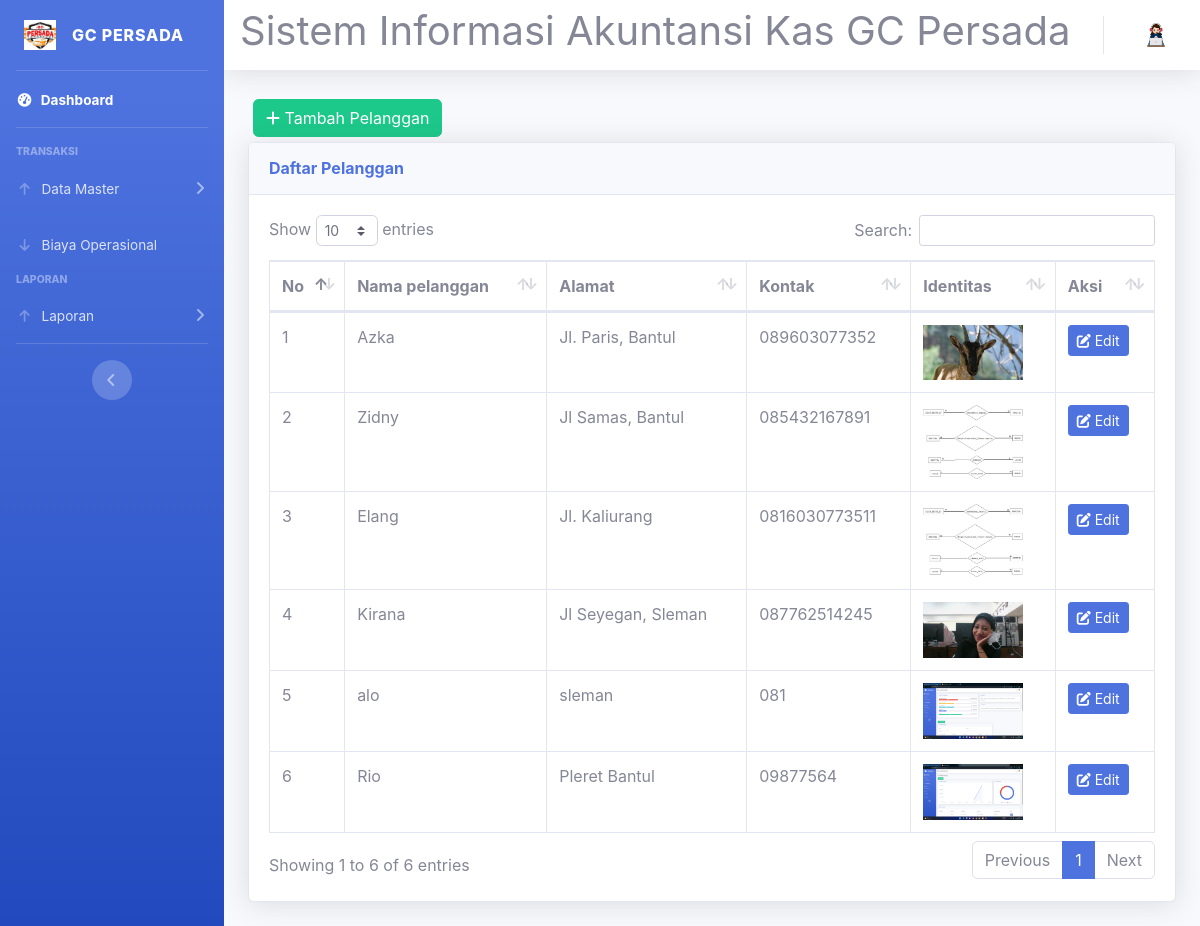
The page /pelanggan.php on the database as committed earlier.
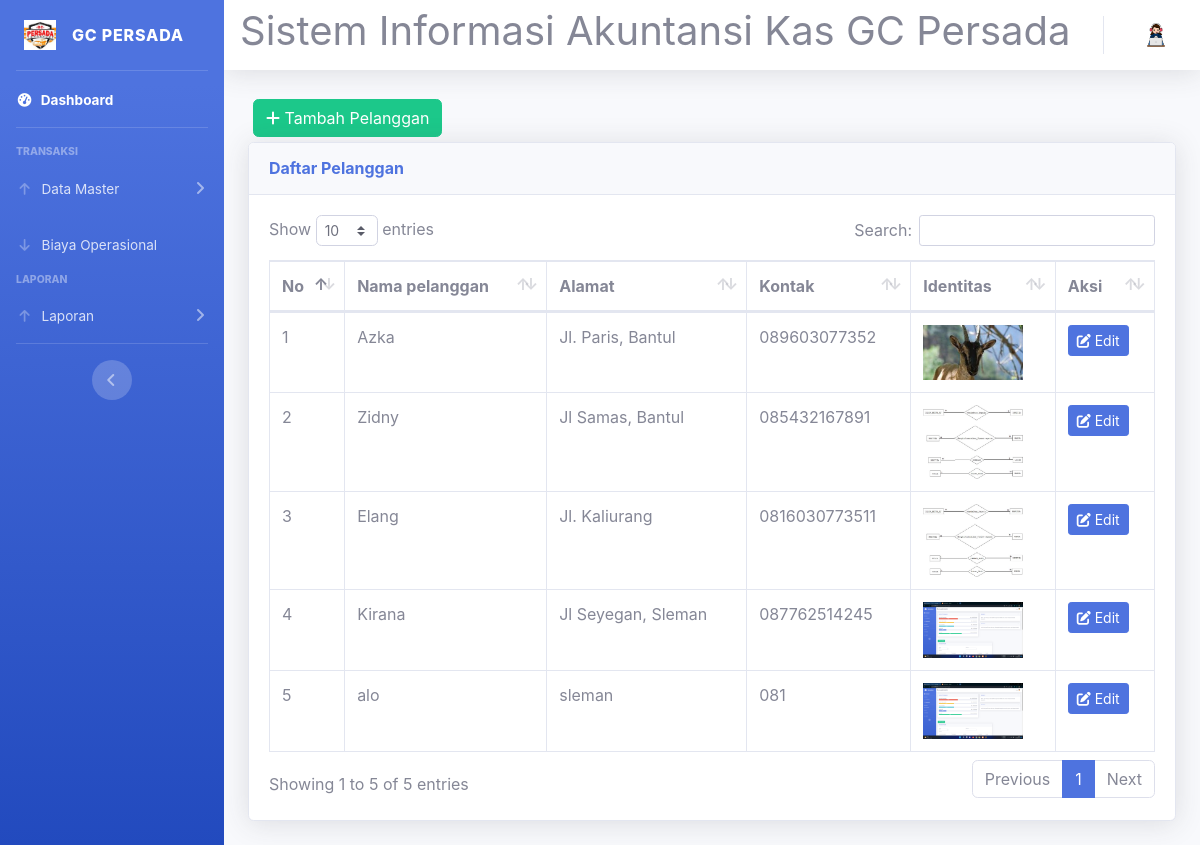
The same page on the database as committed later.
### tables this page shows
CREATE TABLE `pelanggan` (
  `no_pelanggan` int(2) NOT NULL,
  `nama` varchar(15) NOT NULL,
  `alamat` varchar(20) NOT NULL,
  `no_hp` varchar(13) NOT NULL,
  `img` varchar(25) NOT NULL
);

### pelanggan.php (the view, shortened to what this page needs)
<?php
require 'koneksi.php';
?>
<!DOCTYPE html>
<html lang="en">
<head>
  <link href="vendor/fontawesome-free/css/all.min.css" rel="stylesheet" type="text/css">
  <link href="css/sb-admin-2.min.css" rel="stylesheet">
  <link href="vendor/datatables/dataTables.bootstrap4.min.css" rel="stylesheet">
</head>
<body id="page-top">
  <?php
  $role = $_SESSION['role_id'];
  $role == '3' ? require('sidebar-karyawan.php') : require('sidebar.php');
  ?>
  <div id="content">
    <?php require 'navbar.php'; ?>
    <div class="container-fluid">
      <button type="button" class="btn btn-success" style="margin:5px;" data-toggle="modal" data-target="#myModalTambah"><i class="fa fa-plus"></i> Tambah Pelanggan</button><br>
      <div class="card shadow mb-4">
        <div class="card-header py-3">
          <h6 class="m-0 font-weight-bold text-primary">Daftar Pelanggan</h6>
        </div>
        <div class="card-body">
          <div class="table-responsive">
            <table class="table table-bordered" id="dataTable" width="100%" cellspacing="0">
              <thead>
                <tr>
                  <th>No</th>
                  <th>Nama pelanggan</th>
                  <th>Alamat</th>
                  <th>Kontak</th>
                  <th>Identitas</th>
                  <th>Aksi</th>
                </tr>
              </thead>
              <tbody>
                <?php
                $query = mysqli_query($koneksi, "SELECT * FROM pelanggan");
                $no = 1;
                while ($data = mysqli_fetch_assoc($query)) {
                ?>
                  <tr>
                    <td><?= $no++ ?></td>
                    <td><?= $data['nama'] ?></td>
                    <td><?= $data['alamat'] ?></td>
                    <td><?= $data['no_hp'] ?></td>
                    <td><img src="uploads/<?= $data['img'] ?>" alt="Identitas" style="width: 100px;"></td>
                    <td>
                      <a href="#" type="button" class="btn btn-primary btn-sm" data-toggle="modal" data-target="#myModal<?= $data['no_pelanggan'] ?>"><i class="fa fa-edit"></i> Edit</a>
                    </td>
                  </tr>
                <?php
                }
                ?>
              </tbody>
            </table>
          </div>
        </div>
      </div>
    </div>
  </div>
  </div>
  </div>
</body>
</html>

### sidebar.php (shortened to what this page needs)
<div id="wrapper">
  <ul class="navbar-nav bg-gradient-primary sidebar sidebar-dark accordion" id="accordionSidebar">
    <a class="sidebar-brand d-flex align-items-center justify-content-center" href="index.php">
      <div class="sidebar-brand-icon rotate-n-0">
        <img src="img/logo.jpg" height="30dvh" alt="">
      </div>
      <div class="sidebar-brand-text mx-3"> GC PERSADA</div>
    </a>
    <hr class="sidebar-divider my-0">
    <li class="nav-item active">
      <a class="nav-link" href="index.php">
        <i class="fas fa-fw fa-tachometer-alt"></i>
        <span>Dashboard</span></a>
    </li>
    <hr class="sidebar-divider">
    <div class="sidebar-heading">
      Transaksi
    </div>
    <li class="nav-item">
      <a class="nav-link collapsed" href="#" data-toggle="collapse" data-target="#collapsePendapatan" aria-expanded="true" aria-controls="collapsePages">
        <i class="fas fa-fw fa-arrow-up"></i>
        <span>Data Master</span>
      </a>
    </li>
    <li class="nav-item">
      <a class="nav-link collapsed" href="operasional.php">
        <i class="fas fa-fw fa-arrow-down"></i>
        <span>Biaya Operasional</span>
      </a>
    </li>
    <div class="sidebar-heading">
      Laporan
    </div>
    <li class="nav-item">
      <a class="nav-link collapsed" href="#" data-toggle="collapse" data-target="#collapseLaporan" aria-expanded="true" aria-controls="collapsePages">
        <i class="fas fa-fw fa-arrow-up"></i>
        <span>Laporan</span>
      </a>
    </li>
    <hr class="sidebar-divider d-none d-md-block">
    <div class="text-center d-none d-md-inline">
      <button class="rounded-circle border-0" id="sidebarToggle"></button>
    </div>
  </ul>
  <div id="content-wrapper" class="d-flex flex-column">

### navbar.php (shortened to what this page needs)
<nav class="navbar navbar-expand navbar-light bg-white topbar mb-4 static-top shadow">
  <h1>Sistem Informasi Akuntansi Kas GC Persada</h1>
<?php require 'user.php'; ?>
</nav>

### user.php (shortened to what this page needs)
<ul class="navbar-nav ml-auto">
  <li class="nav-item dropdown no-arrow">
    <a class="nav-link dropdown-toggle" href="#" id="userDropdown" role="button" data-toggle="dropdown" aria-haspopup="true" aria-expanded="false">
      <img class="img-profile rounded-circle" src="img/she2.png">
    </a>
  </li>
</ul>

Rows that differ between the two databases and show on the page:
removed pelanggan: nama "Rio", alamat "Pleret Bantul", no_hp "09877564", img (picture)
changed pelanggan "Kirana": img: a different picture
Other text that changed with them:
text written by a page script: "Show entries Search: Showing 1 to 6 of 6 entries Previous 1 Next" → "Show entries Search: Showing 1 to 5 of 5 entries Previous 1 Next"
